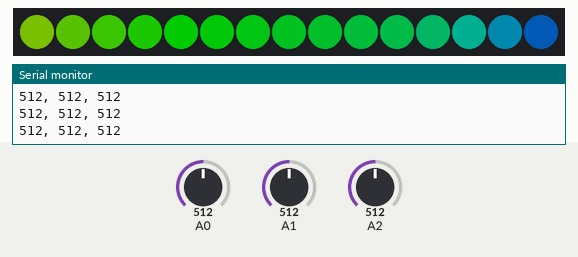
The sketch below on a simulated Arduino Uno, built with avr-gcc and run on an emulated ATmega328P. Shown: 15 RGB LEDs in strip order, left to right, the last lines printed to the serial monitor. The test bench sets the inputs (shaded band); at power-on: A1 = 512, A2 = 512, A0 = 512. Dim RGB values are drawn brighter than linear.

Above: at 4.2 s.
4.3 s: A1 set to 191
At 4.71 s:
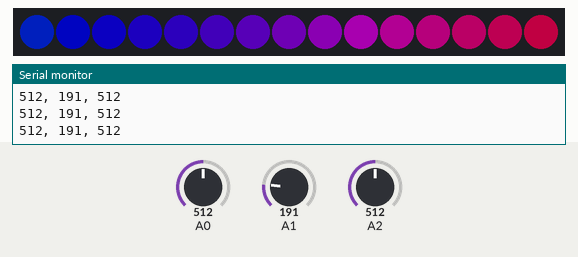
6.9 s: A1 set to 162
At 7.24 s:
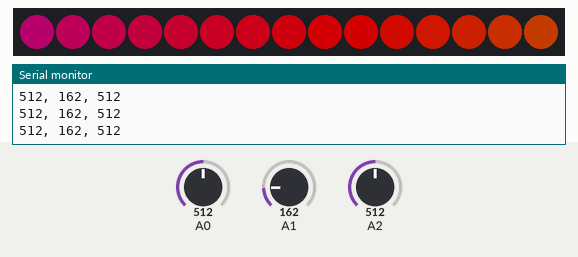
9.9 s: A2 set to 0
At 10.15 s:
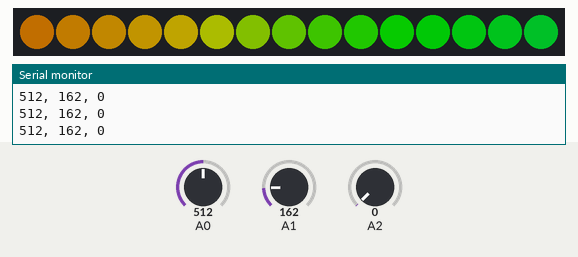
12.3 s: A1 set to 0
At 14.2 s:
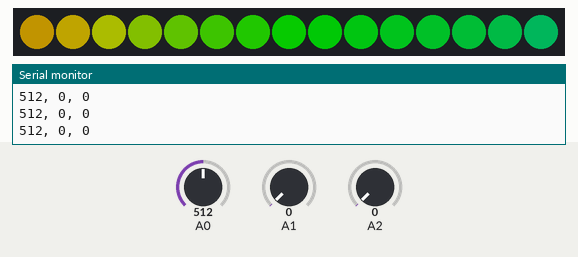
15.3 s: A1 set to 122
At 16.1 s:
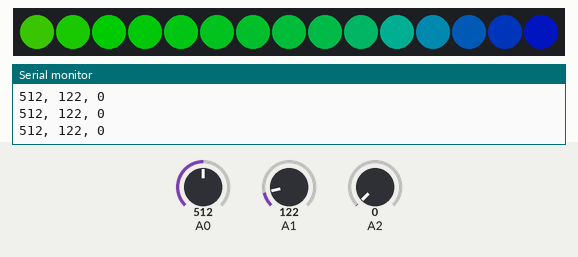

Measured:
- the behaviour switches between 180 and 179 on A1 (found by bisection; images 1 and 2)
- after the input at 6.9 s, the LEDs: first change at once (image 2 shows a later state)
- after the input at 12.3 s, the LEDs: first change at once (image 4 shows a later state)

The sketch:

Rainbow.ino
```cpp
#include <FastLED.h>

#define PIN 6
#define NUM_LEDS 15
#define BRIGHTNESS 128

CRGB leds[NUM_LEDS];

void setup() {
    delay( 3000 ); // power-up safety delay
    FastLED.addLeds<WS2812B, PIN, GRB>(leds, NUM_LEDS).setCorrection(TypicalLEDStrip);
    FastLED.setBrightness(BRIGHTNESS);
    FastLED.setCorrection(TypicalLEDStrip);
    FastLED.setTemperature(SodiumVapor);
    Serial.begin(9600);
    pinMode(A0, INPUT);
    pinMode(A1, INPUT);
    pinMode(A2, INPUT);
}

void loop() {
  int Xval = analogRead(A0);
  int Yval = analogRead(A1);
  int Zval = analogRead(A2);

  Serial.print(Xval);
  Serial.print(", ");
  Serial.print(Yval);
  Serial.print(", ");
  Serial.print(Zval);
  Serial.println("");

  int bandSize = map(Xval,0,1000,1,75);
  int BPM = map(Yval,0,1000,1,40);

  fill_rainbow(leds, NUM_LEDS, beat8(BPM, bandSize));

  FastLED.show();
}
```
